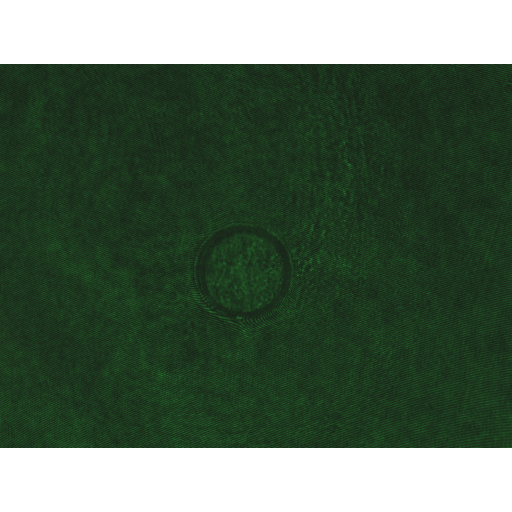
%> input picture 信息光学数字实验室/单孔空洞d10mm-10V-初载.bmp, 1024 x 1024 px (shown at 1/2 size); the run also reads 1 picture not shown here
$ octave CX16_4.m   (GNU Octave 9; MATLAB toolbox functions it lacks are replaced by stand-ins)
%> lines starting %> are read from the running program, lines starting %| are printed output that depends on the picture
a=imread('单孔空洞d10mm-10V-初载.bmp');  %读入加载前的像面离轴全息图
%> a is the input picture: size 1024x1024x3 uint8; mean R, G, B 84.4, 104.2, 85.8
a=double(a(129:896,:,2));                %从全息图的绿光层中读取一部分
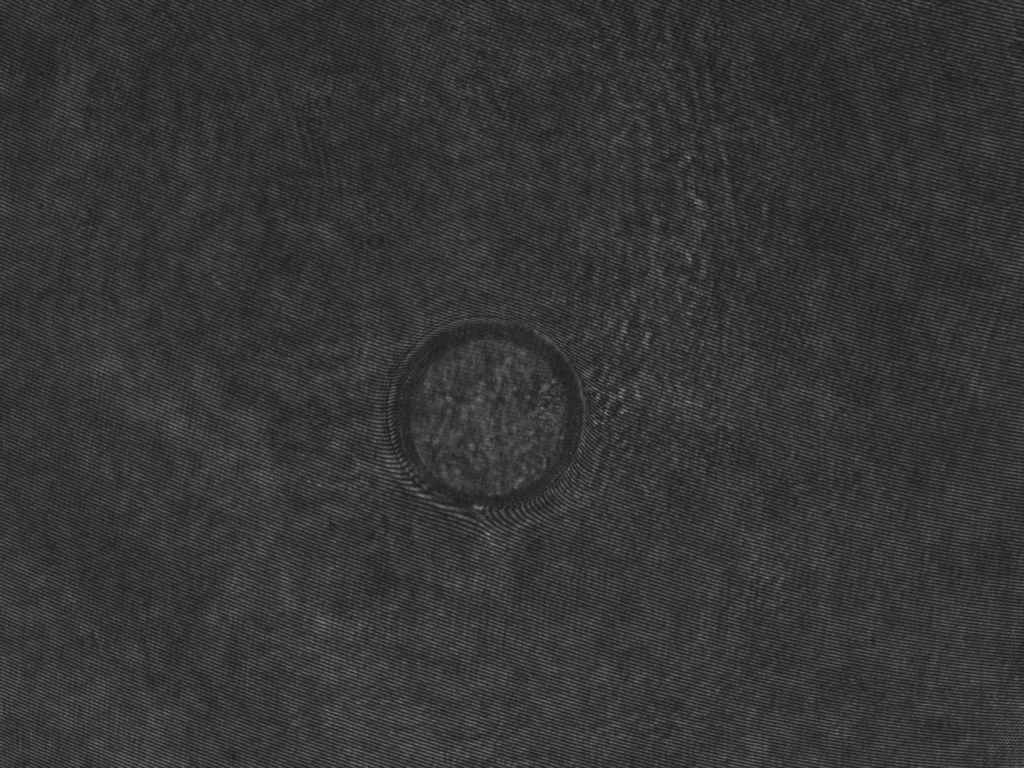
%> a: size 768x1024 double; min 28, max 140, mean 53.9
b=imread('单孔空洞d10mm-10V-12kg.bmp');  %读入加载后的像面离轴全息图
b=double(b(129:896,:,2));
%> b: size 768x1024 double
%= = = = = = = = = = = = = = = = = = = = = = = = = = = = = = = = = = = = = = = =
af=fftshift(fft2(a));                    %将全息图转换到频域
figure,imshow(log(abs(af)),[])           %显示频谱
%> after `imshow(log(abs(af)),[])`:
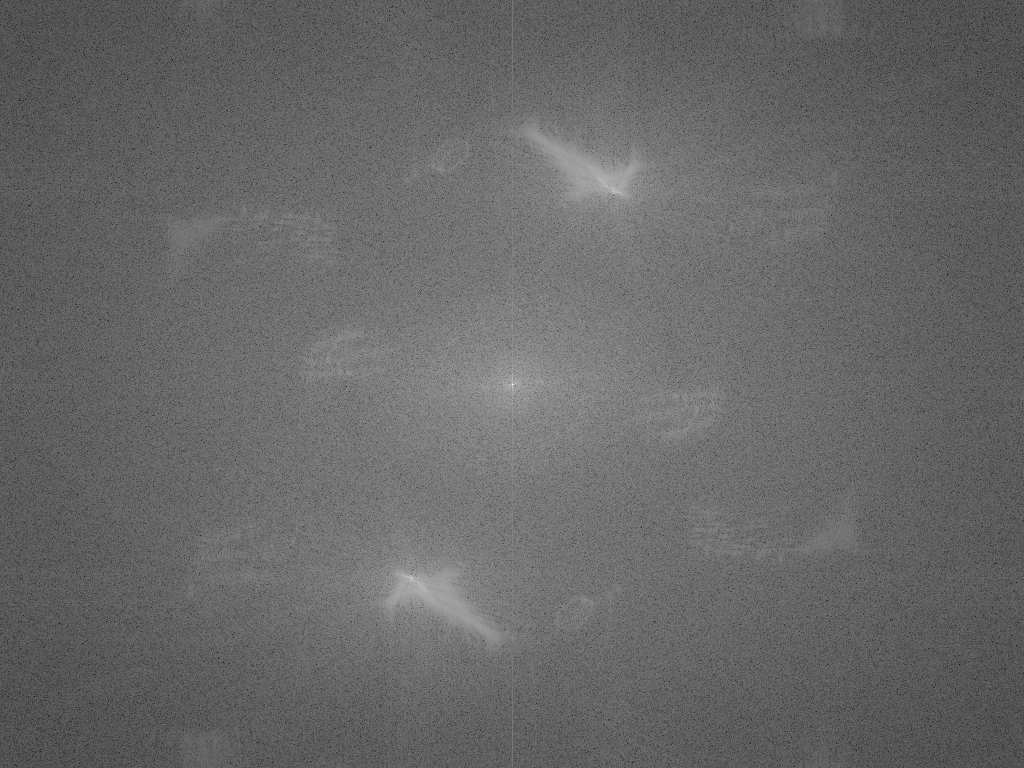
%> displayed picture: size 768x1024, on the screen's scale of 0 to 255; min 0, max 255, mean 103.6
AF=zeros(768,1024);                      %预设滤波后的频谱
AF(91:291,514:714)=af(91:291,514:714);   %滤波，只保留+1级
UA=ifft2(AF);                            %作逆傅里叶变换重构O1R*
pha=angle(UA);                           %重建O1R*的相位
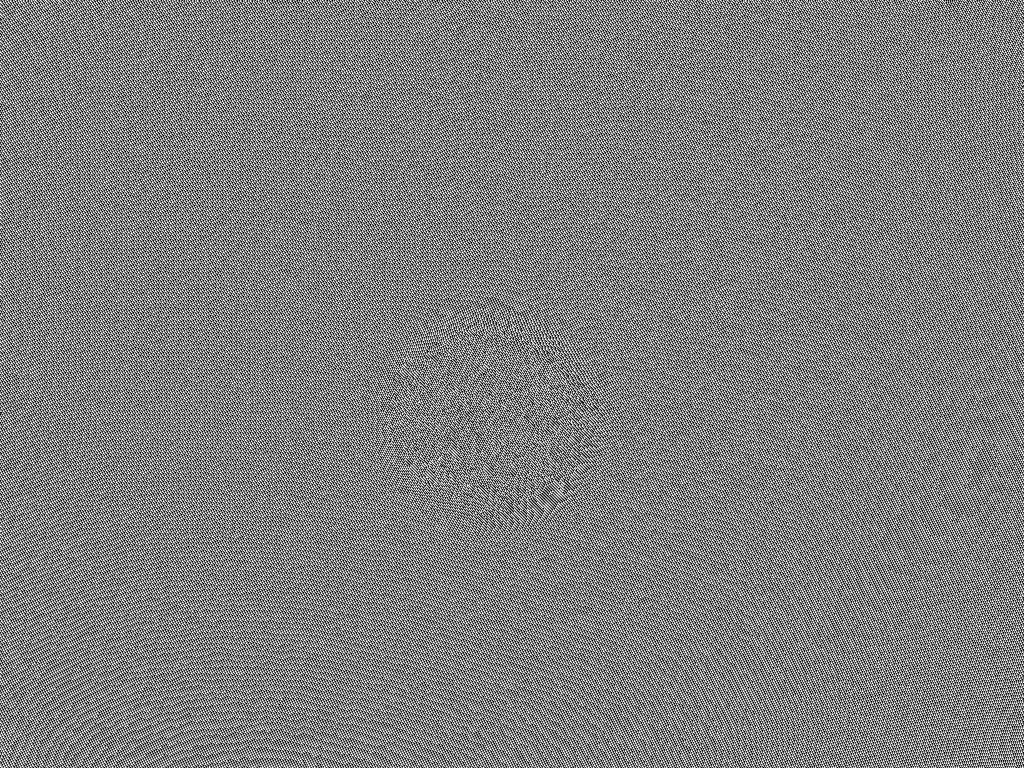
%> pha: size 768x1024 double; min -3.14, max 3.14, mean -0.000729; drawn with min black and max white
%= = = = = = = = = = = = = = = = = = = = = = = = = = = = = = = = = = = = = = = =
bf=fftshift(fft2(b));                    %将全息图转换到频域
BF=zeros(768,1024);                      %预设滤波后的频谱
BF(91:291,514:714)=bf(91:291,514:714);   %滤波，只保留+1级
UB=ifft2(BF);                            %作逆傅里叶变换重构O2R*
phb=angle(UB);                           %重建O2R*的相位
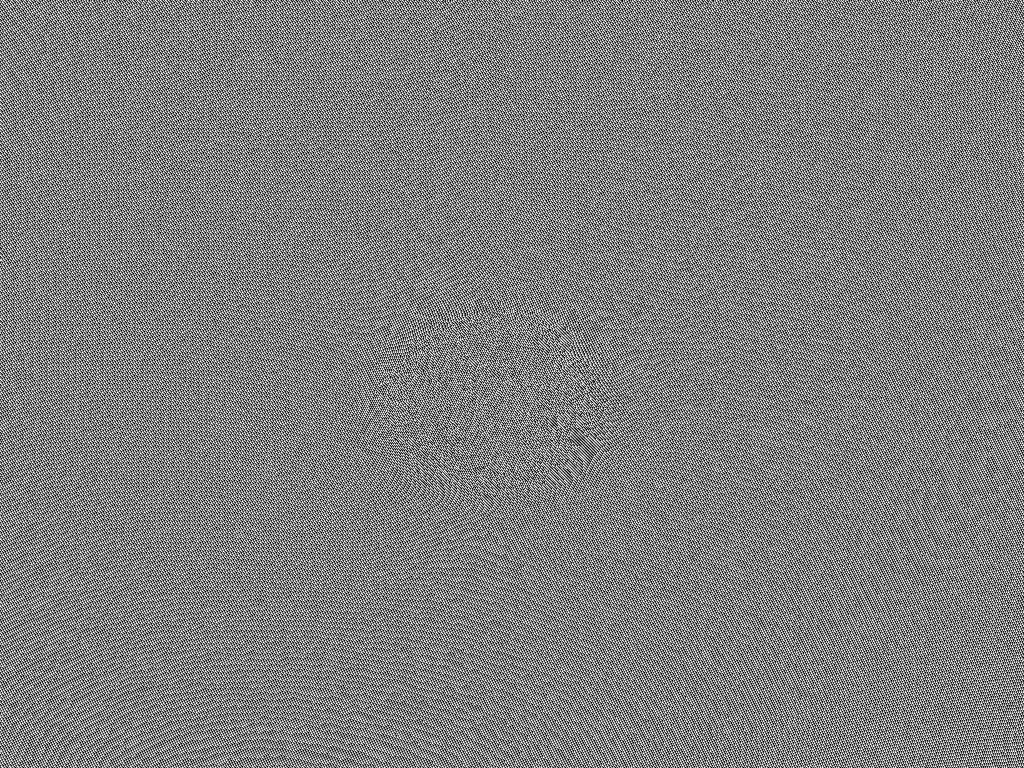
%> phb: size 768x1024 double; min -3.14, max 3.14, mean -0.000556; drawn with min black and max white
%= = = = = = = = = = = = = = = = = = = = = = = = = = = = = = = = = = = = = = = =
U= exp(j.*phb)./ exp(j.*pha);
ph= angle(U);                            %重建O2R*与O1R*的相位差
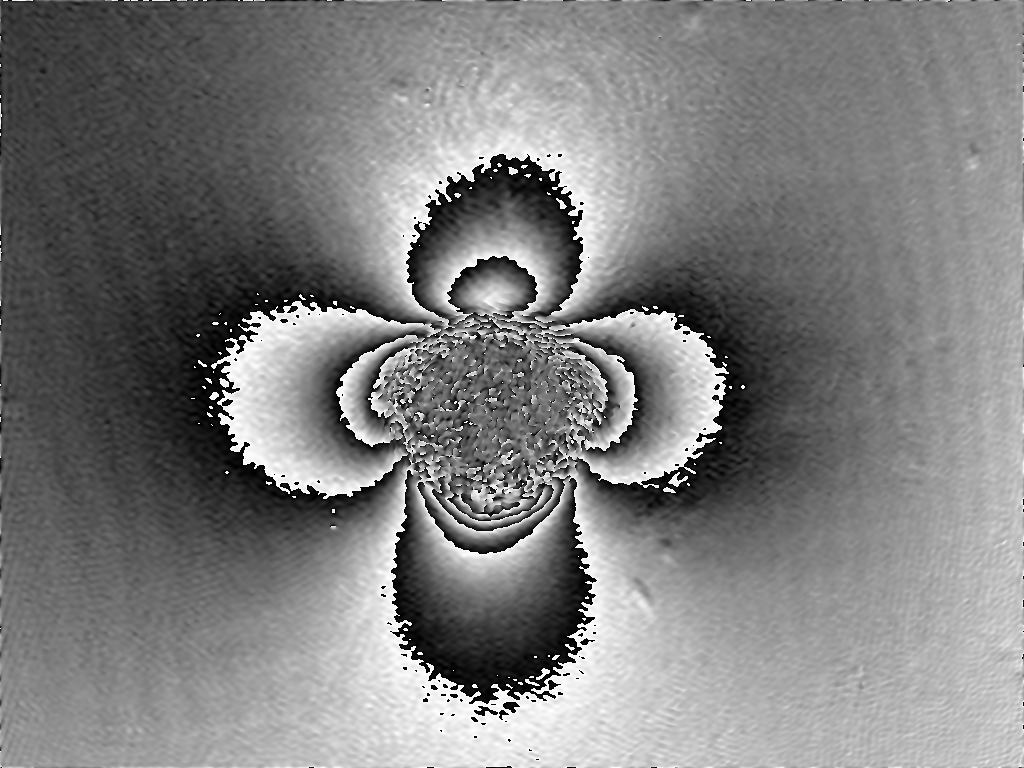
%> ph: size 768x1024 double; min -3.14, max 3.14, mean -0.0436; drawn with min black and max white
figure,imshow(ph,[])                     %显示重建相位
figure,plot(ph(400,:))                   %绘制剖线
%> after `plot(ph(400,:))`:
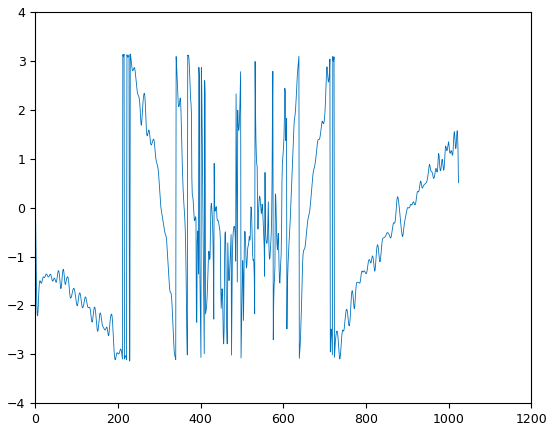
%> figure redrawn from the program's plot data; curve peaks at x = 230, y = 3.14
